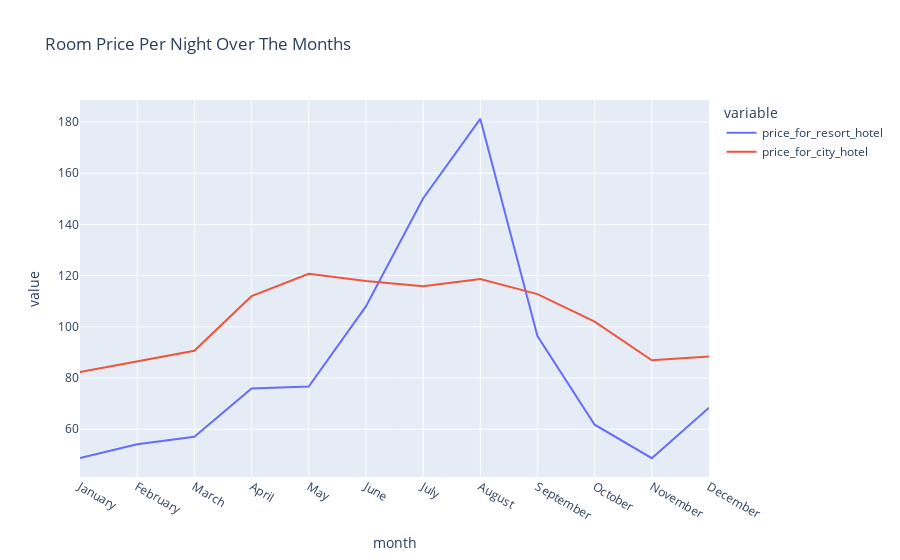

Write notebook code for a chart like this one.
### Code cell
# create two-line chart with x as month, and y as mean adr for each month for two different type of hotel
px.line(final,
       x = "month",
       y = ["price_for_resort_hotel", "price_for_city_hotel"],
       title = "Room Price Per Night Over The Months")

### Figure 1 — Plotly figure (JSON) as saved in the notebook; plotly's stock layout.template omitted (floating-point values rounded to 4 significant figures)
{"data": [{"hovertemplate": "variable=price_for_resort_hotel<br>month=%{x}<br>value=%{y}<extra></extra>", "legendgroup": "price_for_resort_hotel", "line": {"color": "#636efa", "dash": "solid"}, "marker": {"symbol": "circle"}, "mode": "lines", "name": "price_for_resort_hotel", "orientation": "v", "showlegend": true, "type": "scatter", "x": ["January", "February", "March", "April", "May", "June", "July", "August", "September", "October", "November", "December"], "xaxis": "x", "y": [48.76, 54.15, 57.06, 75.87, 76.66, 108.0, 150.1, 181.2, 96.42, 61.78, 48.71, 68.41], "yaxis": "y"}, {"hovertemplate": "variable=price_for_city_hotel<br>month=%{x}<br>value=%{y}<extra></extra>", "legendgroup": "price_for_city_hotel", "line": {"color": "#EF553B", "dash": "solid"}, "marker": {"symbol": "circle"}, "mode": "lines", "name": "price_for_city_hotel", "orientation": "v", "showlegend": true, "type": "scatter", "x": ["January", "February", "March", "April", "May", "June", "July", "August", "September", "October", "November", "December"], "xaxis": "x", "y": [82.33, 86.52, 90.66, 112.0, 120.7, 117.9, 115.8, 118.7, 112.8, 102.0, 86.95, 88.4], "yaxis": "y"}], "layout": {"legend": {"title": {"text": "variable"}, "tracegroupgap": 0}, "title": {"text": "Room Price Per Night Over The Months"}, "xaxis": {"anchor": "y", "domain": [0, 1], "title": {"text": "month"}}, "yaxis": {"anchor": "x", "domain": [0, 1], "title": {"text": "value"}}}}
